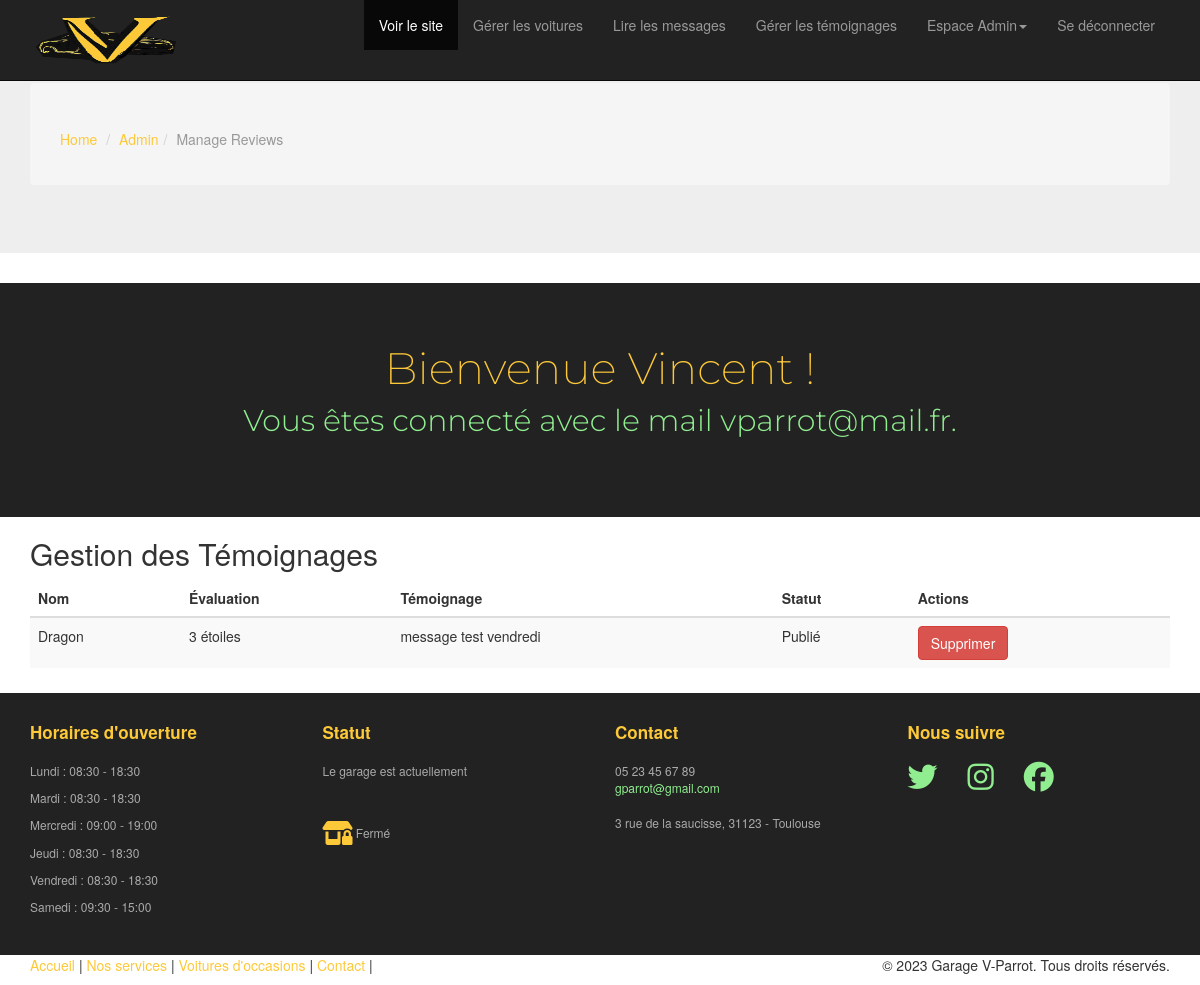
Page /admin/manage-reviews.php (signed in) on the committed database.
### tables this page shows
CREATE TABLE `reviews` (
  `id` int(11) NOT NULL AUTO_INCREMENT,
  `users_id` int(11) NOT NULL,
  `name` varchar(50) NOT NULL,
  `content` longtext NOT NULL,
  `rating` int(11) NOT NULL,
  `created_at` datetime NOT NULL DEFAULT current_timestamp(),
  `is_published` tinyint(1) NOT NULL,
  PRIMARY KEY (`id`),
  KEY `reviews_users_id_fk` (`users_id`),
  CONSTRAINT `reviews_ibfk_1` FOREIGN KEY (`users_id`) REFERENCES `users` (`id`),
  CONSTRAINT `reviews_users_id_fk` FOREIGN KEY (`users_id`) REFERENCES `users` (`id`)
);

CREATE TABLE `opening_hours` (
  `id` int(11) NOT NULL AUTO_INCREMENT,
  `users_id` int(11) NOT NULL,
  `day` varchar(20) NOT NULL,
  `opening_time` time NOT NULL,
  `closing_time` time NOT NULL,
  PRIMARY KEY (`id`),
  KEY `opening_hours_users_id_fk` (`users_id`),
  CONSTRAINT `opening_hours_ibfk_1` FOREIGN KEY (`users_id`) REFERENCES `users` (`id`),
  CONSTRAINT `opening_hours_users_id_fk` FOREIGN KEY (`users_id`) REFERENCES `users` (`id`)
);

### admin/manage-reviews.php (the view, shortened to what this page needs)
<?php
include 'partials/header.php';
$get_reviews_query = "SELECT * FROM reviews";
$reviews_statement = $pdo->query($get_reviews_query);
?>
<header id="head" class="secondary">
</header>
<div class="container">
    <div class="row">
        <div class="col-md-12">
            <h2>Gestion des Témoignages</h2>
            <table class="table table-striped">
                <thead>
                    <tr>
                        <th>Nom</th>
                        <th>Évaluation</th>
                        <th>Témoignage</th>
                        <th>Statut</th>
                        <th>Actions</th>
                    </tr>
                </thead>
                <tbody>
                    <?php while ($review = $reviews_statement->fetch(PDO::FETCH_ASSOC)) : ?>
                        <tr>
                            <td><?= $review['name']; ?></td>
                            <td><?= $review['rating']; ?> étoiles</td>
                            <td><?= $review['content']; ?></td>
                            <td><?= $review['is_published'] ? 'Publié' : 'En attente'; ?></td>
                            <td>
                                <a href="logic/delete-review.php?id=<?= $review['id']; ?>" class="btn btn-danger">Supprimer</a>
                            </td>
                        </tr>
                    <?php endwhile; ?>
                </tbody>
            </table>
        </div>
    </div>
</div>
<?php include 'partials/footer.php'; ?>

### admin/partials/footer.php (shortened to what this page needs)
<footer id="footer" class="top-space">
    <div class="footer">
        <div class="container">
            <div class="row">
                <div class="col-md-3 widget">
                    <h3 class="widget-title">Horaires d'ouverture</h3>
                    <div class="widget-body">
                        <?php
                        $days = array(
                            "Lundi" => 1,
                            "Mardi" => 2,
                            "Mercredi" => 3,
                            "Jeudi" => 4,
                            "Vendredi" => 5,
                            "Samedi" => 6,
                        );
                        $horaire_query = "SELECT day, opening_time, closing_time FROM opening_hours";
                        $horaire_stmt = $pdo->query($horaire_query);
                        if ($horaire_stmt) {
                            $horaire_result = $horaire_stmt->fetchAll(PDO::FETCH_ASSOC);
                            foreach ($horaire_result as $row) {
                                $day = $row['day'];
                                $opening_time = date("H:i", strtotime($row['opening_time']));
                                $closing_time = date("H:i", strtotime($row['closing_time']));
                                if (isset($days[$day])) {
                                    echo "<p>{$day} : $opening_time - $closing_time </p>";
                                }
                            }
                        } else {
                            echo "<p>Les horaires d'ouverture ne sont pas disponibles.</p>";
                        }
                        ?>
                    </div>
                </div>
                <div class="col-md-3 widget">
                    <h3 class="widget-title">Statut</h3>
                    <div class="widget-body">
                        <?php
                        $garageStatus = "<i class='fa-solid fa-shop-lock fa-2xl' style='color:#fdc939'></i> Fermé";
                        echo "<p>Le garage est actuellement</p><br><br><p>$garageStatus</p>";
                        ?>
                    </div>
                </div>
                <div class="col-md-3 widget">
                    <h3 class="widget-title">Contact</h3>
                    <div class="widget-body">
                        <p>05 23 45 67 89<br>
                            <a href="mailto:#">gparrot@gmail.com</a><br>
                            <br>
                            3 rue de la saucisse, 31123 - Toulouse
                        </p>
                    </div>
                </div>
                <div class="col-md-3 widget">
                    <h3 class="widget-title">Nous suivre</h3>
                    <div class="widget-body">
                        <p class="follow-me-icons">
                            <a href=""><i class="fa-brands fa-twitter"></i></a>
                            <a href=""><i class="fa-brands fa-instagram"></i></a>
                            <a href=""><i class="fa-brands fa-facebook"></i></a>
                        </p>
                    </div>
                </div>
            </div>
        </div>
    </div>
    <div class="footer2">
        <div class="container">
            <div class="row">
                <div class="col-md-6 widget">
                    <div class="widget-body">
                        <p class="simplenav">
                            <a href="<?= ROOT_URL . 'index.php' ?>">Accueil</a> |
                            <a href="<?= ROOT_URL . 'services.php' ?>">Nos services</a> |
                            <a href="<?= ROOT_URL . 'vents.php' ?>">Voitures d'occasions</a> |
                            <a href="<?= ROOT_URL . 'contact.php' ?>">Contact</a> |
                        </p>
                    </div>
                </div>
                <div class="col-md-6 widget">
                    <div class="widget-body">
                        <p class="text-right">&copy; 2023 Garage V-Parrot. Tous droits réservés.</p>
                    </div>
                </div>
            </div>
        </div>
</footer>
</body>
</html>

### admin/assets/css/main.css (style rules this page uses)
#head { background:#222; min-height:50px; text-align: center; padding-top: 40px; font-family:"Montserrat", Arial; font-weight:300; }
.top-space { margin-top: 5px; }
.footer { background: #222; padding: 30px 0 0 0; font-size: 12px; color: #aaa; }
.footer a { color: #90ee90; }
.footer .widget { margin-bottom:30px; }
.footer .widget-title { font-size: 17px; font-weight: bold; color: #fdc939; margin: 0 0 20px; }
.follow-me-icons { font-size:30px; }
.follow-me-icons i { float:left; margin:0 30px 0 0; }

### rows in the picture
reviews: name "Dragon", rating "3", content "message test vendredi", is_published "Publié"
opening_hours: day "Lundi", opening_time "08:30", closing_time "18:30"
opening_hours: day "Mardi", opening_time "08:30", closing_time "18:30"
opening_hours: day "Mercredi", opening_time "09:00", closing_time "19:00"
opening_hours: day "Jeudi", opening_time "08:30", closing_time "18:30"
opening_hours: day "Vendredi", opening_time "08:30", closing_time "18:30"
opening_hours: day "Samedi", opening_time "09:30", closing_time "15:00"

### other values in the picture
$page_title "Admin"
$page_title "Manage Reviews"
$_SESSION['user_name'] "Vincent"
$_SESSION['user_email'] "vparrot@mail.fr"
